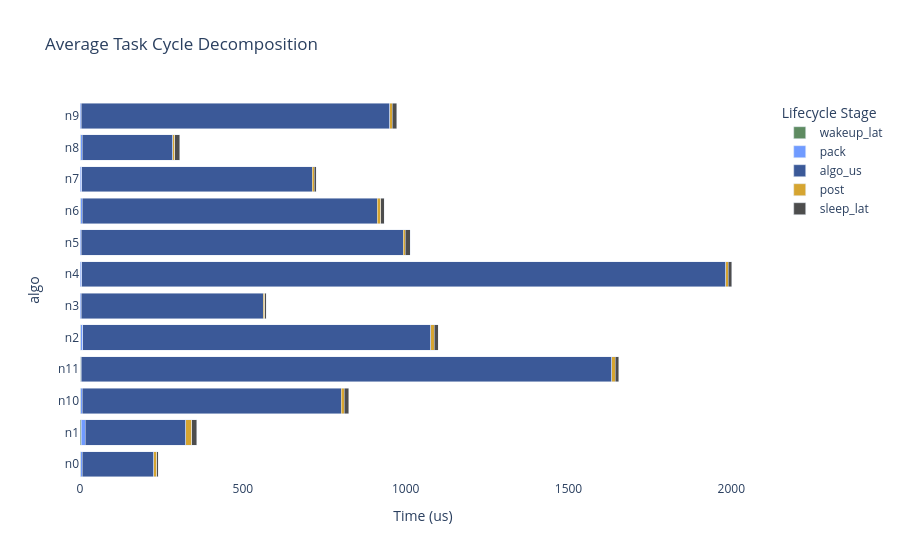

The notebook cell this image was saved under:
### Markdown cell above
## 5. 生命周期风琴图 (Mean Lifecycle)
说明：Science 风格的各阶段平均占比。

### Code cell
def draw_px_accordion_sci(df_jobs):
    cols = ["wakeup_lat", "pack", "algo_us", "post", "sleep_lat"]
    g = df_jobs.groupby("algo")[cols].mean().reset_index()
    long_g = g.melt(id_vars="algo", value_vars=cols, var_name="Stage", value_name="Avg_Time_us")

    fig = px.bar(
        long_g, y="algo", x="Avg_Time_us", color="Stage",
        orientation='h',
        color_discrete_map={
            "wakeup_lat": SCI_PALETTE["Wakeup"],
            "pack": SCI_PALETTE["Pack"],
            "algo_us": SCI_PALETTE["Active"],
            "post": SCI_PALETTE["Post"],
            "sleep_lat": SCI_PALETTE["Sleep"]
        },
        title="Average Task Cycle Decomposition"
    )

    fig.update_layout(
        plot_bgcolor='white',
        barmode='stack',
        xaxis_title="Time (us)",
        legend_title="Lifecycle Stage"
    )
    fig.show()

draw_px_accordion_sci(full_job_df)

### Figure 1 — Plotly figure (JSON) as saved in the notebook; plotly's stock layout.template omitted (floating-point values rounded to 4 significant figures)
{"data": [{"hovertemplate": "Stage=wakeup_lat<br>Avg_Time_us=%{x}<br>algo=%{y}<extra></extra>", "legendgroup": "wakeup_lat", "marker": {"color": "#5E8B61", "pattern": {"shape": ""}}, "name": "wakeup_lat", "orientation": "h", "showlegend": true, "textposition": "auto", "x": [2.659, 3.078, 2.514, 1.606, 2.607, 1.303, 1.398, 1.452, 2.29, 1.429, 2.501, 1.482], "xaxis": "x", "y": ["n0", "n1", "n10", "n11", "n2", "n3", "n4", "n5", "n6", "n7", "n8", "n9"], "yaxis": "y", "type": "bar"}, {"hovertemplate": "Stage=pack<br>Avg_Time_us=%{x}<br>algo=%{y}<extra></extra>", "legendgroup": "pack", "marker": {"color": "#709BFF", "pattern": {"shape": ""}}, "name": "pack", "orientation": "h", "showlegend": true, "textposition": "auto", "x": [4.593, 13.53, 3.768, 2.85, 5.876, 3.074, 3.909, 3.088, 4.268, 3.434, 3.946, 2.744], "xaxis": "x", "y": ["n0", "n1", "n10", "n11", "n2", "n3", "n4", "n5", "n6", "n7", "n8", "n9"], "yaxis": "y", "type": "bar"}, {"hovertemplate": "Stage=algo_us<br>Avg_Time_us=%{x}<br>algo=%{y}<extra></extra>", "legendgroup": "algo_us", "marker": {"color": "#3B5998", "pattern": {"shape": ""}}, "name": "algo_us", "orientation": "h", "showlegend": true, "textposition": "auto", "x": [218.6, 308.9, 796.3, 1629.0, 1068.0, 558.4, 1977.0, 988.2, 906.3, 708.7, 277.7, 947.4], "xaxis": "x", "y": ["n0", "n1", "n10", "n11", "n2", "n3", "n4", "n5", "n6", "n7", "n8", "n9"], "yaxis": "y", "type": "bar"}, {"hovertemplate": "Stage=post<br>Avg_Time_us=%{x}<br>algo=%{y}<extra></extra>", "legendgroup": "post", "marker": {"color": "#D6A531", "pattern": {"shape": ""}}, "name": "post", "orientation": "h", "showlegend": true, "textposition": "auto", "x": [9.456, 18.31, 9.296, 10.23, 10.95, 5.0, 8.555, 6.59, 11.37, 6.409, 7.051, 6.898], "xaxis": "x", "y": ["n0", "n1", "n10", "n11", "n2", "n3", "n4", "n5", "n6", "n7", "n8", "n9"], "yaxis": "y", "type": "bar"}, {"hovertemplate": "Stage=sleep_lat<br>Avg_Time_us=%{x}<br>algo=%{y}<extra></extra>", "legendgroup": "sleep_lat", "marker": {"color": "#4D4D4D", "pattern": {"shape": ""}}, "name": "sleep_lat", "orientation": "h", "showlegend": true, "textposition": "auto", "x": [4.527, 14.51, 13.77, 11.23, 12.16, 4.116, 10.24, 15.47, 9.656, 5.453, 14.35, 13.59], "xaxis": "x", "y": ["n0", "n1", "n10", "n11", "n2", "n3", "n4", "n5", "n6", "n7", "n8", "n9"], "yaxis": "y", "type": "bar"}], "layout": {"xaxis": {"anchor": "y", "domain": [0.0, 1.0], "title": {"text": "Time (us)"}}, "yaxis": {"anchor": "x", "domain": [0.0, 1.0], "title": {"text": "algo"}}, "legend": {"title": {"text": "Lifecycle Stage"}, "tracegroupgap": 0}, "title": {"text": "Average Task Cycle Decomposition"}, "barmode": "stack", "plot_bgcolor": "white"}}
